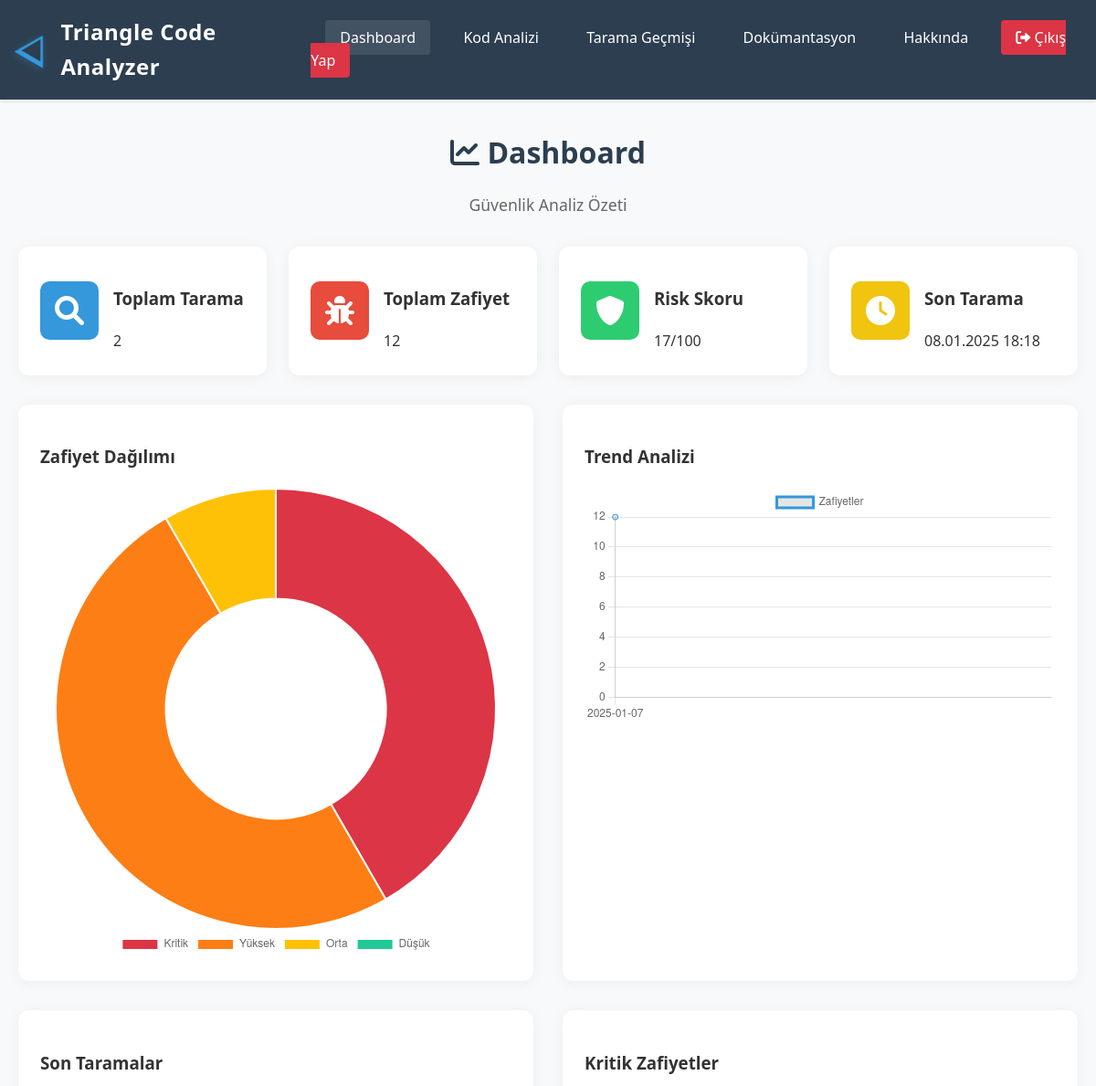
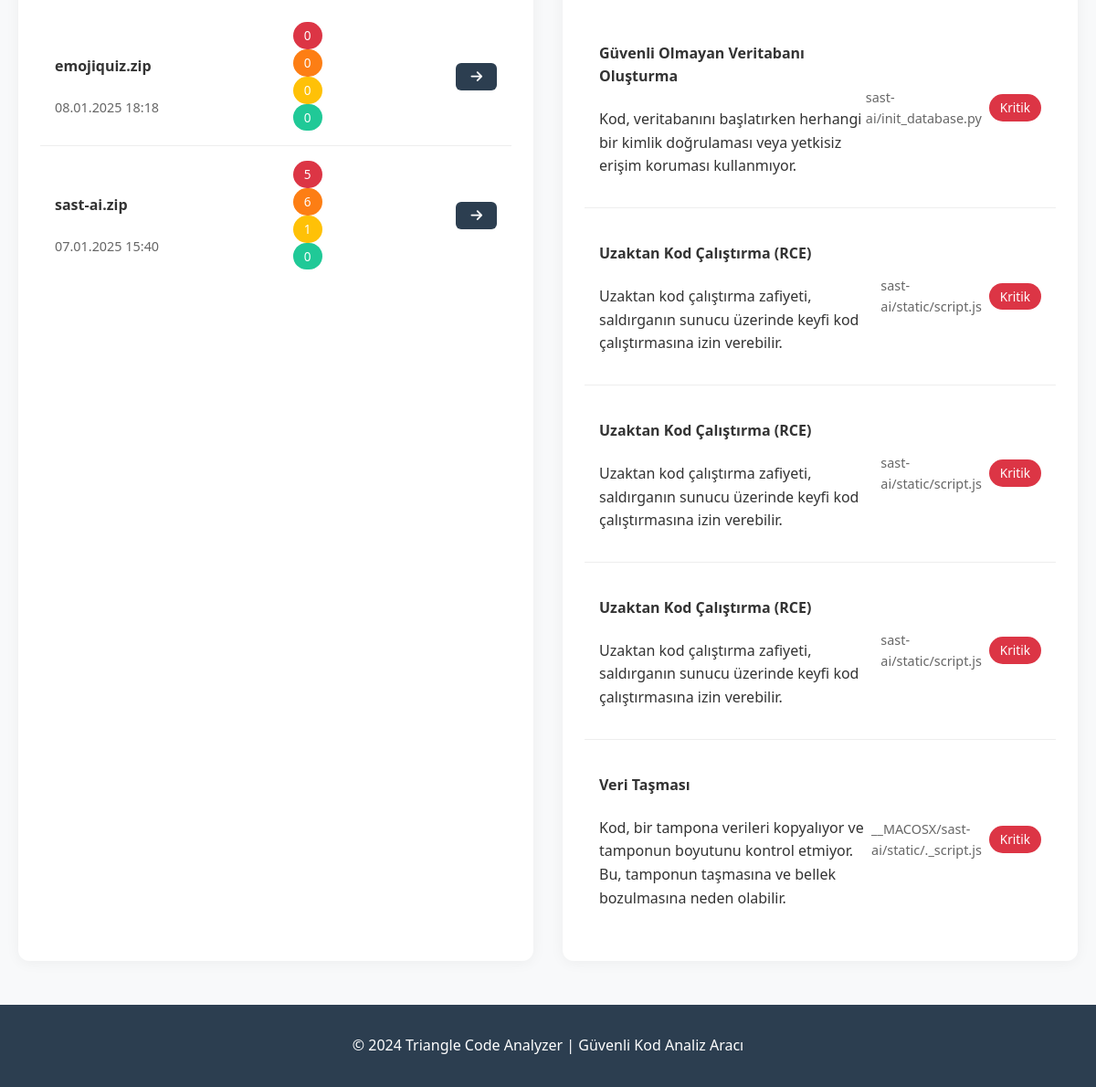
The app's page /dashboard (signed in) with its own data (2 pictures, top to bottom).
### tables this page shows
CREATE TABLE scans (
            id INTEGER PRIMARY KEY AUTOINCREMENT,
            user_id INTEGER NOT NULL,
            scan_date TIMESTAMP DEFAULT CURRENT_TIMESTAMP,
            file_name TEXT NOT NULL,
            total_files INTEGER NOT NULL,
            critical_count INTEGER DEFAULT 0,
            high_count INTEGER DEFAULT 0,
            medium_count INTEGER DEFAULT 0,
            low_count INTEGER DEFAULT 0,
            FOREIGN KEY (user_id) REFERENCES users(id)
        );

CREATE TABLE vulnerabilities (
            id INTEGER PRIMARY KEY AUTOINCREMENT,
            scan_id INTEGER NOT NULL,
            name TEXT NOT NULL,
            description TEXT NOT NULL,
            solution TEXT NOT NULL,
            severity TEXT NOT NULL,
            file_name TEXT NOT NULL,
            line_number INTEGER,
            line_content TEXT,
            source TEXT NOT NULL,
            code_context TEXT,
            FOREIGN KEY (scan_id) REFERENCES scans(id)
        );

### app.py (the view)
@app.route('/dashboard')
@login_required
def dashboard():
    db = get_db()
    try:
        total_scans = db.execute('''
            SELECT COUNT(*) as count FROM scans
            WHERE user_id = (SELECT id FROM users WHERE username = ?)
        ''', (session['user'],)).fetchone()['count']
        total_vulnerabilities = db.execute('''
            SELECT COUNT(*) as count FROM vulnerabilities v
            JOIN scans s ON v.scan_id = s.id
            WHERE s.user_id = (SELECT id FROM users WHERE username = ?)
        ''', (session['user'],)).fetchone()['count']
        last_scan = db.execute('''
            SELECT datetime(scan_date) as scan_date FROM scans
            WHERE user_id = (SELECT id FROM users WHERE username = ?)
            ORDER BY scan_date DESC LIMIT 1
        ''', (session['user'],)).fetchone()
        last_scan_date = datetime.strptime(last_scan['scan_date'], '%Y-%m-%d %H:%M:%S') if last_scan else None
        vuln_stats_row = db.execute('''
            SELECT
                COALESCE(SUM(CASE WHEN severity = 'CRITICAL' THEN 1 ELSE 0 END), 0) as critical,
                COALESCE(SUM(CASE WHEN severity = 'HIGH' THEN 1 ELSE 0 END), 0) as high,
                COALESCE(SUM(CASE WHEN severity = 'MEDIUM' THEN 1 ELSE 0 END), 0) as medium,
                COALESCE(SUM(CASE WHEN severity = 'LOW' THEN 1 ELSE 0 END), 0) as low
            FROM vulnerabilities v
            JOIN scans s ON v.scan_id = s.id
            WHERE s.user_id = (SELECT id FROM users WHERE username = ?)
        ''', (session['user'],)).fetchone()
        vuln_stats = dict(zip(['critical', 'high', 'medium', 'low'],
                            [vuln_stats_row['critical'], vuln_stats_row['high'],
                             vuln_stats_row['medium'], vuln_stats_row['low']]))
        if total_vulnerabilities > 0:
            risk_score = 100 - min(100, (
                (vuln_stats['critical'] * 10) +
                (vuln_stats['high'] * 5) +
                (vuln_stats['medium'] * 3) +
                (vuln_stats['low'])
            ))
        else:
            risk_score = 100
        recent_scans_rows = db.execute('''
            SELECT
                s.id,
                s.file_name,
                datetime(s.scan_date) as scan_date,
                s.critical_count,
                s.high_count,
                s.medium_count,
                s.low_count
            FROM scans s
            WHERE s.user_id = (SELECT id FROM users WHERE username = ?)
            ORDER BY s.scan_date DESC LIMIT 5
        ''', (session['user'],)).fetchall()
        recent_scans = []
        for row in recent_scans_rows:
            scan = dict(row)
            scan_date = datetime.strptime(scan['scan_date'], '%Y-%m-%d %H:%M:%S')
            scan['scan_date'] = scan_date
            recent_scans.append(scan)
        critical_vulns_rows = db.execute('''
            SELECT
                v.id,
                v.name,
                v.description,
                v.file_name,
                v.severity,
                datetime(s.scan_date) as scan_date
            FROM vulnerabilities v
            JOIN scans s ON v.scan_id = s.id
            WHERE s.user_id = (SELECT id FROM users WHERE username = ?)
            AND v.severity = 'CRITICAL'
            ORDER BY s.scan_date DESC LIMIT 5
        ''', (session['user'],)).fetchall()
        critical_vulnerabilities = []
        for row in critical_vulns_rows:
            vuln = dict(row)
            if 'scan_date' in vuln:
                scan_date = datetime.strptime(vuln['scan_date'], '%Y-%m-%d %H:%M:%S')
                vuln['scan_date'] = scan_date
            critical_vulnerabilities.append(vuln)
        trend_data = db.execute('''
            SELECT DATE(scan_date) as date, COUNT(*) as count
            FROM vulnerabilities v
            JOIN scans s ON v.scan_id = s.id
            WHERE s.user_id = (SELECT id FROM users WHERE username = ?)
            GROUP BY DATE(scan_date)
            ORDER BY date DESC LIMIT 7
        ''', (session['user'],)).fetchall()
        trend_dates = [row['date'] for row in trend_data][::-1]
        trend_counts = [row['count'] for row in trend_data][::-1]
        return render_template('dashboard.html',
            total_scans=total_scans,
            total_vulnerabilities=total_vulnerabilities,
            last_scan_date=last_scan_date.strftime('%d.%m.%Y %H:%M') if last_scan_date else 'Henüz tarama yok',
            vuln_stats=vuln_stats,
            risk_score=risk_score,
            recent_scans=recent_scans,
            critical_vulnerabilities=critical_vulnerabilities,
            trend_dates=trend_dates,
            trend_counts=trend_counts
        )
    except Exception as e:
        print("Dashboard hatası:", str(e))
        return render_template('dashboard.html',
            error="Veriler yüklenirken bir hata oluştu",
            total_scans=0,
            total_vulnerabilities=0,
            last_scan_date='Henüz tarama yok',
            vuln_stats={'critical': 0, 'high': 0, 'medium': 0, 'low': 0},
            risk_score=100,
            recent_scans=[],
            critical_vulnerabilities=[],
            trend_dates=[],
            trend_counts=[]
        )

### app.py (called while the page is built)
def login_required(f):
    @wraps(f)
    def decorated_function(*args, **kwargs):
        if 'user' not in session:
            return redirect(url_for('login'))
        return f(*args, **kwargs)
    return decorated_function

def get_db():
    db = getattr(g, '_database', None)
    if db is None:
        db = g._database = sqlite3.connect(DATABASE)
        db.row_factory = sqlite3.Row
    return db

@app.before_request
def before_request():
    if not session.get('user'):
        if request.endpoint and request.endpoint != 'login' and \
           not request.endpoint.startswith('static'):
            return redirect(url_for('login'))

### templates/dashboard.html (shortened to what this page needs)
{% extends 'base.html' %}
{% block content %}
<div class="container">
    <div class="dashboard-section">
        <div class="section-header">
            <h1><i class="fas fa-chart-line"></i> Dashboard</h1>
            <p>Güvenlik Analiz Özeti</p>
        </div>
        <div class="dashboard-grid">
            <div class="summary-cards">
                <div class="summary-card total-scans">
                    <i class="fas fa-search"></i>
                    <div class="card-content">
                        <h3>Toplam Tarama</h3>
                        <span class="number">{{ total_scans }}</span>
                    </div>
                </div>
                <div class="summary-card total-vulns">
                    <i class="fas fa-bug"></i>
                    <div class="card-content">
                        <h3>Toplam Zafiyet</h3>
                        <span class="number">{{ total_vulnerabilities }}</span>
                    </div>
                </div>
                <div class="summary-card risk-score">
                    <i class="fas fa-shield-alt"></i>
                    <div class="card-content">
                        <h3>Risk Skoru</h3>
                        <span class="number">{{ risk_score }}/100</span>
                    </div>
                </div>
                <div class="summary-card last-scan">
                    <i class="fas fa-clock"></i>
                    <div class="card-content">
                        <h3>Son Tarama</h3>
                        <span class="date">{{ last_scan_date }}</span>
                    </div>
                </div>
            </div>
            <div class="dashboard-charts">
                <div class="chart-container">
                    <h3>Zafiyet Dağılımı</h3>
                    <canvas id="vulnerabilityChart"></canvas>
                </div>
                <div class="chart-container">
                    <h3>Trend Analizi</h3>
                    <canvas id="trendChart"></canvas>
                </div>
            </div>
            <div class="recent-scans">
                <h3>Son Taramalar</h3>
                <div class="recent-scans-list">
                    {% for scan in recent_scans %}
                    <div class="recent-scan-item">
                        <div class="scan-info">
                            <h4>{{ scan.file_name }}</h4>
                            <span class="scan-date">{{ scan.scan_date.strftime('%d.%m.%Y %H:%M') if scan.scan_date else 'Tarih yok' }}</span>
                        </div>
                        <div class="scan-stats">
                            <span class="severity-badge severity-critical">{{ scan.critical_count or 0 }}</span>
                            <span class="severity-badge severity-high">{{ scan.high_count or 0 }}</span>
                            <span class="severity-badge severity-medium">{{ scan.medium_count or 0 }}</span>
                            <span class="severity-badge severity-low">{{ scan.low_count or 0 }}</span>
                        </div>
                        <a href="{{ url_for('scan_detail', scan_id=scan.id) }}" class="btn-details">
                            <i class="fas fa-arrow-right"></i>
                        </a>
                    </div>
                    {% endfor %}
                </div>
            </div>
            <div class="critical-vulnerabilities">
                <h3>Kritik Zafiyetler</h3>
                <div class="critical-vulns-list">
                    {% for vuln in critical_vulnerabilities %}
                    <div class="critical-vuln-item">
                        <div class="vuln-info">
                            <h4>
                                {{ vuln.name }}
                            </h4>
                            <p>{{ vuln.description }}</p>
                        </div>
                        <div class="vuln-meta">
                            <span class="file-name">{{ vuln.file_name }}</span>
                            <span class="severity-badge severity-critical">Kritik</span>
                        </div>
                    </div>
                    {% endfor %}
                </div>
            </div>
        </div>
    </div>
</div>
{% endblock %}
{% block extra_js %}
<script>
    // Zafiyet Dağılımı Grafiği
    const vulnCtx = document.getElementById('vulnerabilityChart').getContext('2d');
    new Chart(vulnCtx, {
        type: 'doughnut',
        data: {
            labels: ['Kritik', 'Yüksek', 'Orta', 'Düşük'],
            datasets: [{
                data: [
                    {{ vuln_stats.critical }},
                    {{ vuln_stats.high }},
                    {{ vuln_stats.medium }},
                    {{ vuln_stats.low }}
                ],
                backgroundColor: ['#dc3545', '#fd7e14', '#ffc107', '#20c997']
            }]
        },
        options: {
            responsive: true,
            plugins: {
                legend: {
                    position: 'bottom'
                }
            }
        }
    });
    // Trend Analizi Grafiği
    const trendCtx = document.getElementById('trendChart').getContext('2d');
    new Chart(trendCtx, {
        type: 'line',
        data: {
            labels: {{ trend_dates|tojson }},
            datasets: [{
                label: 'Zafiyetler',
                data: {{ trend_counts|tojson }},
                borderColor: '#3498db',
                tension: 0.4
            }]
        },
        options: {
            responsive: true,
            scales: {
                y: {
                    beginAtZero: true
                }
            }
        }
    });
</script>
{% endblock %}

### templates/base.html (shortened to what this page needs)
<!DOCTYPE html>
<html lang="tr">
<head>
    <link rel="stylesheet" href="{{ url_for('static', filename='style.css') }}">
    <link rel="stylesheet" href="https://cdnjs.cloudflare.com/ajax/libs/font-awesome/6.0.0/css/all.min.css">
</head>
<body>
    {% include 'partials/header.html' %}
    {% block content %}{% endblock %}
    {% include 'partials/footer.html' %}
    {% block extra_js %}{% endblock %}
</body>
</html>

### templates/partials/header.html (shortened to what this page needs)
<!DOCTYPE html>
<html lang="tr">
<head>
    <link rel="stylesheet" href="{{ url_for('static', filename='style.css') }}">
    <link rel="stylesheet" href="https://cdnjs.cloudflare.com/ajax/libs/font-awesome/6.0.0/css/all.min.css">
</head>
<body>
    <nav class="navbar">
        <div class="nav-content">
            <div class="logo">
                <div class="logo-triangle">
                    <div class="inner-triangle"></div>
                </div>
                <span class="logo-text">Triangle Code Analyzer</span>
            </div>
            <div class="nav-links">
                <a href="{{ url_for('dashboard') }}" {% if request.endpoint == 'dashboard' %}class="active"{% endif %}>Dashboard</a>
                <a href="{{ url_for('index') }}" {% if request.endpoint == 'index' %}class="active"{% endif %}>Kod Analizi</a>
                <a href="{{ url_for('scan_history') }}" {% if request.endpoint == 'scan_history' %}class="active"{% endif %}>Tarama Geçmişi</a>
                <a href="{{ url_for('documentation') }}" {% if request.endpoint == 'documentation' %}class="active"{% endif %}>Dokümantasyon</a>
                <a href="{{ url_for('about') }}" {% if request.endpoint == 'about' %}class="active"{% endif %}>Hakkında</a>
                <a href="{{ url_for('logout') }}" class="logout-btn">
                    <i class="fas fa-sign-out-alt"></i>
                    Çıkış Yap
                </a>
            </div>
        </div>
    </nav>
</body>
</html>

### templates/partials/footer.html (shortened to what this page needs)
    <footer class="footer">
        <div class="footer-content">
            <p>&copy; 2024 Triangle Code Analyzer | Güvenli Kod Analiz Aracı</p>
        </div>
    </footer>
</body>
</html>

### records on screen
scans: file_name "emojiquiz.zip", scan_date "08.01.2025 18:18", critical_count "0", high_count "0", medium_count "0", low_count "0"
scans: file_name "sast-ai.zip", scan_date "07.01.2025 15:40", critical_count "5", high_count "6", medium_count "1", low_count "0"
vulnerabilities: name "Güvenli Olmayan Veritabanı Oluşturma", description "Kod, veritabanını başlatırken herhangi bir kimlik doğrulaması veya yetkisiz erişim koruması kullanmıyor.", file_name "sast-ai/init_database.py"
vulnerabilities: name "Uzaktan Kod Çalıştırma (RCE)", description "Uzaktan kod çalıştırma zafiyeti, saldırganın sunucu üzerinde keyfi kod çalıştırmasına izin verebilir.", file_name "sast-ai/static/script.js"
vulnerabilities: name "Uzaktan Kod Çalıştırma (RCE)", description "Uzaktan kod çalıştırma zafiyeti, saldırganın sunucu üzerinde keyfi kod çalıştırmasına izin verebilir.", file_name "sast-ai/static/script.js"
vulnerabilities: name "Uzaktan Kod Çalıştırma (RCE)", description "Uzaktan kod çalıştırma zafiyeti, saldırganın sunucu üzerinde keyfi kod çalıştırmasına izin verebilir.", file_name "sast-ai/static/script.js"
vulnerabilities: name "Veri Taşması", description "Kod, bir tampona verileri kopyalıyor ve tamponun boyutunu kontrol etmiyor. Bu, tamponun taşmasına ve bellek bozulmasına neden olabilir.", file_name "__MACOSX/sast-ai/static/._script.js"

### other values on screen
{{ total_scans }} "2"
{{ total_vulnerabilities }} "12"
{{ risk_score }} "17"
{{ last_scan_date }} "08.01.2025 18:18"
chart data {{ vuln_stats.critical }} 5
chart data {{ vuln_stats.high }} 6
chart data {{ vuln_stats.medium }} 1
chart data {{ vuln_stats.low }} 0
